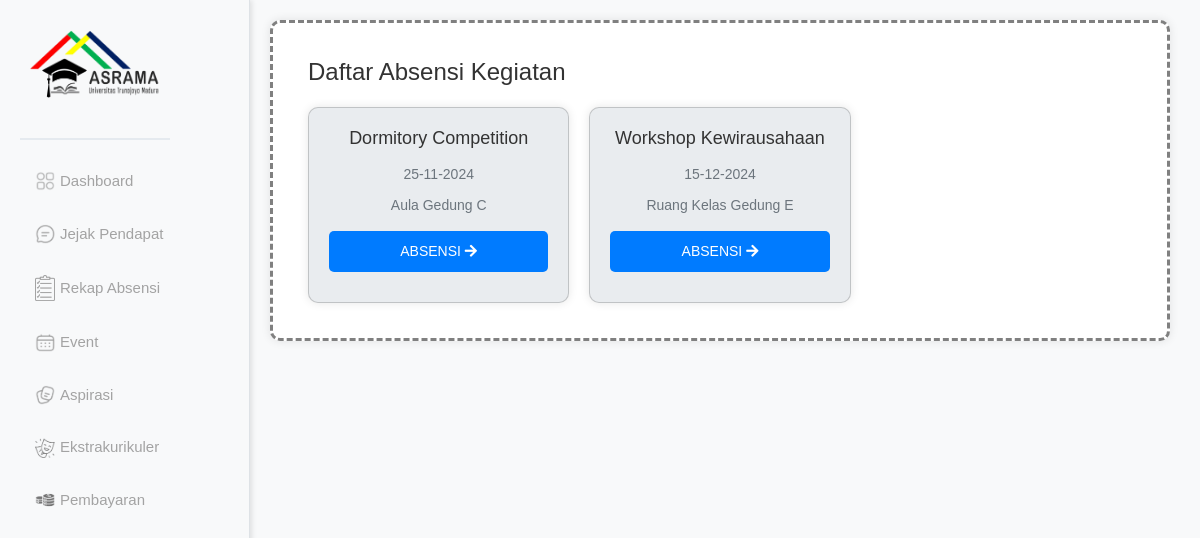
Page /app/pengurus/index.php (signed in) on the earlier database version.
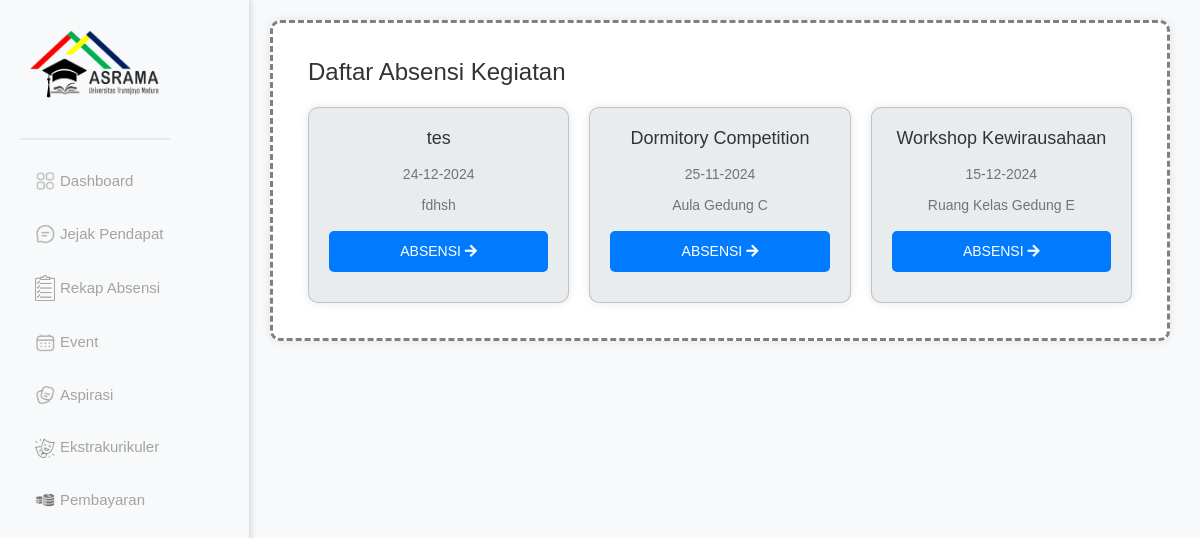
Same page on the later database version.
### tables this page shows
CREATE TABLE `kegiatan` (
  `nama_kegiatan` varchar(255) DEFAULT NULL,
  `id_kegiatan` int(11) NOT NULL,
  `tanggal_kegiatan` datetime DEFAULT NULL,
  `created_at` timestamp NOT NULL DEFAULT current_timestamp() ON UPDATE current_timestamp(),
  `deskripsi` longtext DEFAULT NULL,
  `foto_pamflet` varchar(255) DEFAULT NULL,
  `tempat` varchar(255) DEFAULT NULL
);

### app/pengurus/index.php (the view, shortened to what this page needs)
<?php
include "./asset/connect.php";
$query = "SELECT * FROM kegiatan";
$result = $connect->query($query);
?>
<!DOCTYPE html>
<html lang="en">
<head>
    <link rel="stylesheet" href="https://cdnjs.cloudflare.com/ajax/libs/font-awesome/5.15.3/css/all.min.css">
    <link href="https://cdn.jsdelivr.net/npm/bootstrap@5.3.3/dist/css/bootstrap.min.css" rel="stylesheet">
    <link rel="stylesheet" href="./asset/style.css">
    <link rel="stylesheet" href="asset/css/rekap-absensi.css">
    <link rel="stylesheet" href="asset/css/style_penghuni.css">
</head>
<body>
    <div class="sidebar">
        <img class="logo" src="asset/img/logo.png" alt="logo">
        <?php include './asset/sidebar.php'; ?>
    </div>
    <div class="container">
        <div class="content">
            <h1>Daftar Absensi Kegiatan</h1>
            <div class="card-container">
                <?php while ($row = $result->fetch_assoc()) { ?>
                    <div class="card">
                        <h2><?php echo htmlspecialchars($row['nama_kegiatan']); ?></h2>
                        <p><?php echo date('d-m-Y', strtotime($row['tanggal_kegiatan'])); ?></p>
                        <p><?php echo htmlspecialchars($row['tempat']); ?></p>
                        <a href="./scan_absensi_kegiatan/edit_absen.php?id_kegiatan=<?php echo $row['id_kegiatan']; ?>">
                            <button class="btn btn-absensi">
                                ABSENSI <i class="fas fa-arrow-right"></i>
                            </button>
                        </a>
                    </div>
                <?php } ?>
            </div>
        </div>
    </div>
</body>
</html>

Differences in the rows shown:
added kegiatan: nama_kegiatan "tes", tanggal_kegiatan "24-12-2024", tempat "fdhsh"
